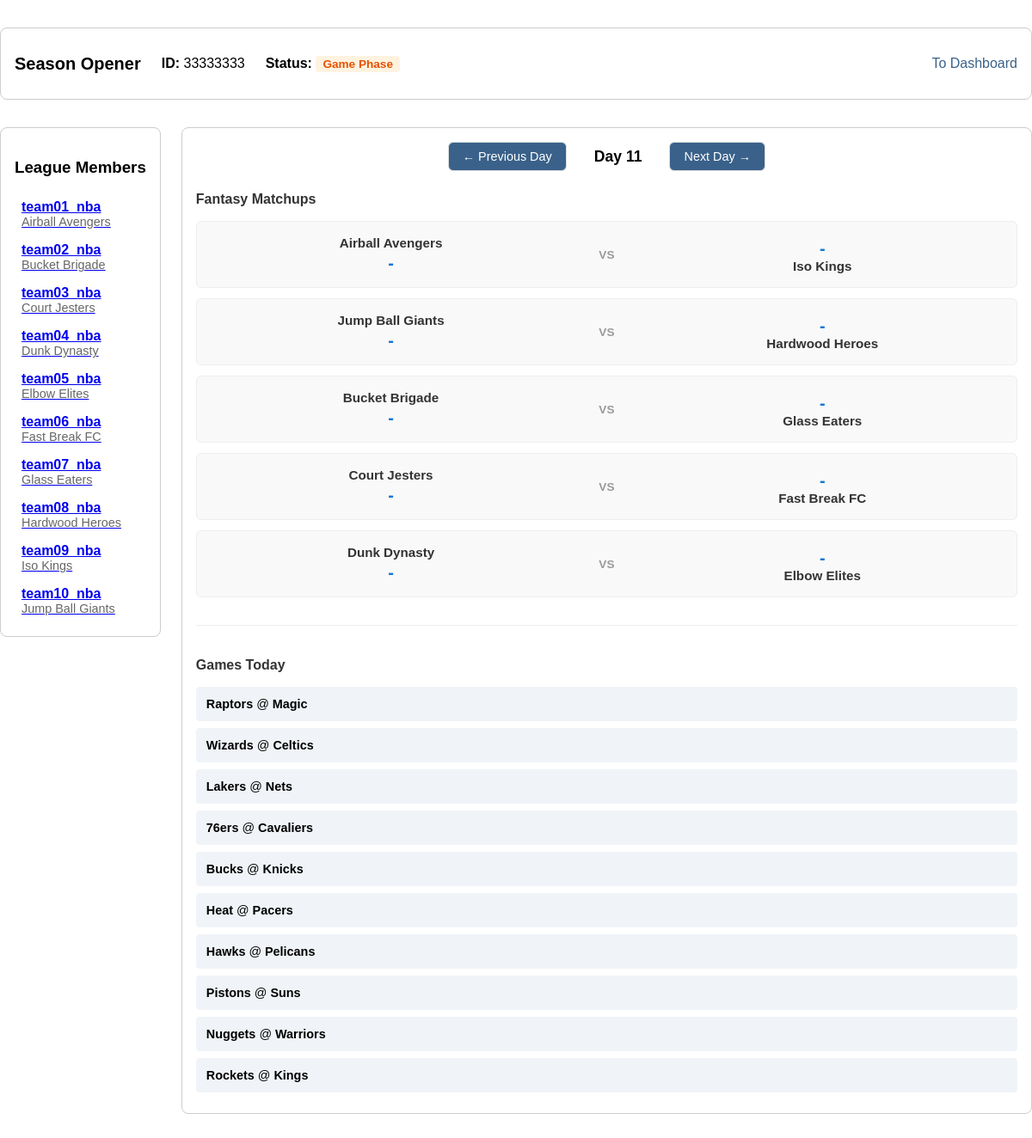
The page /league/33333333 on the database its author committed.
### tables this page shows
CREATE TABLE PlayerLeague (
    LID INTEGER PRIMARY KEY,
    draftType TEXT,
    leagueName TEXT,
    ownerAccount INTEGER,
    status TEXT DEFAULT 'initial', current_day INTEGER DEFAULT 1, -- 'initial', 'draft', 'final'
    FOREIGN KEY (ownerAccount) REFERENCES PlayerAccount(accountID)
);

CREATE TABLE PlayerTeam (
    teamID INTEGER PRIMARY KEY,
    LID INTEGER,
    accountID INTEGER,
    teamName TEXT,
    FOREIGN KEY (LID) REFERENCES PlayerLeague(LID),
    FOREIGN KEY (accountID) REFERENCES PlayerAccount(accountID)
);

CREATE TABLE PlayerAccount (
    accountID INTEGER PRIMARY KEY,
    username TEXT UNIQUE,
    email TEXT UNIQUE,
    password TEXT
);

CREATE TABLE PlayerSchedule (
    matchupID INTEGER,
    LID INTEGER,
    week INTEGER,
    T1 INTEGER,
    T2 INTEGER,
    PRIMARY KEY (LID, matchupID),
    FOREIGN KEY (LID) REFERENCES PlayerLeague(LID),
    FOREIGN KEY (T1) REFERENCES PlayerTeam(teamID),
    FOREIGN KEY (T2) REFERENCES PlayerTeam(teamID)
);

CREATE TABLE NBATeam (
    TID INTEGER PRIMARY KEY,
    city TEXT,
    teamname TEXT,
    conference TEXT
);

### app.py (the view, shortened to what this page needs)
@app.route("/league/<int:league_id>")
def league(league_id):
    conn = sqlite3.connect(DB_FILE)
    conn.row_factory = sqlite3.Row
    cursor = conn.cursor()
    cursor.execute(
        """SELECT LID as id, leagueName, status, ownerAccount, draftType, current_day
            FROM PlayerLeague
            WHERE LID = ?""",
        (league_id,)
        )
    league_data = cursor.fetchone()
    cursor.execute(
        """SELECT pt.teamID, pt.teamName as team_name, pa.username as name
            FROM PlayerTeam pt
            JOIN PlayerAccount pa on pt.accountID = pa.accountID
            WHERE pt.LID = ?""",
        (league_id,)
        )
    members = cursor.fetchall()
    current_turn_team_id = None
    if league_data and league_data['status'] == 'started':
        current_turn_team_id = get_current_draft_turn(cursor, league_id)
        if current_turn_team_id is None and league_data['status'] != 'final':
            conn.commit() # Status was updated to final inside get_current_draft_turn
    games = []
    nba_games = []
    current_day = None
    viewed_day = None
    max_day = None
    if league_data and league_data['status'] == 'game':
        current_day = league_data['current_day']
        viewed_day = request.args.get('day', current_day, type=int)
        cursor.execute(
            "SELECT MAX(week) FROM PlayerSchedule WHERE LID = ?",
            (league_id,)
        )
        result = cursor.fetchone()
        max_day = result[0] if result[0] else current_day
        viewed_day = max(1, min(viewed_day, max_day))
        cursor.execute(
            """SELECT ps.matchupID, ps.week, ps.T1, ps.T2,
                      pt1.teamName as team1_name, pt2.teamName as team2_name,
                      pg1.Score as team1_score, pg2.Score as team2_score
               FROM PlayerSchedule ps
               LEFT JOIN PlayerTeam pt1 ON ps.T1 = pt1.teamID
               LEFT JOIN PlayerTeam pt2 ON ps.T2 = pt2.teamID
               LEFT JOIN PlayerGame pg1 ON ps.LID = pg1.LID AND ps.matchupID = pg1.matchupID AND ps.T1 = pg1.teamID
               LEFT JOIN PlayerGame pg2 ON ps.LID = pg2.LID AND ps.matchupID = pg2.matchupID AND ps.T2 = pg2.teamID
               WHERE ps.LID = ? AND ps.week = ?
               ORDER BY ps.matchupID""",
            (league_id, viewed_day)
        )
        games = cursor.fetchall()
        cursor.execute("SELECT MIN(date) FROM NBASchedule")
        first_nba_date_result = cursor.fetchone()
        nba_games = []
        if first_nba_date_result and first_nba_date_result[0]:
            from datetime import datetime, timedelta
            date_str = first_nba_date_result[0].split()[0] if ' ' in first_nba_date_result[0] else first_nba_date_result[0]
            first_nba_date = datetime.strptime(date_str, '%Y-%m-%d')
            nba_date = first_nba_date + timedelta(days=viewed_day - 1)
            nba_date_str = nba_date.strftime('%Y-%m-%d')
            cursor.execute(
                """SELECT nt1.teamname as home_team, nt2.teamname as away_team
                   FROM NBASchedule ns
                   LEFT JOIN NBATeam nt1 ON ns.home = nt1.TID
                   LEFT JOIN NBATeam nt2 ON ns.away = nt2.TID
                   WHERE date(ns.date) = ?
                   ORDER BY ns.GID""",
                (nba_date_str,)
            )
            nba_games = cursor.fetchall()
    search = request.args.get('search', '')
    positions = request.args.getlist('position')
    query = "SELECT * FROM NBAPlayer WHERE playerName Like ?"
    search_parameter = '%' + search + '%'
    params = [search_parameter]
    query += "ORDER BY prevPlayerScore DESC"
    cursor.execute(query, params)
    player_list = cursor.fetchall()[:10]
    conn.close()
    if league_data is None:
        return redirect(url_for('dashboard'))
    return render_template("league.html", league=league_data, members=members,
                           player_list=player_list, current_turn=current_turn_team_id, games=games,
                           current_day=current_day, viewed_day=viewed_day, max_day=max_day, nba_games=nba_games)

### templates/league.html (shortened to what this page needs)
<!DOCTYPE html>
<html lang="en">
<head>
    <link rel="stylesheet" href="{{ url_for('static', filename='style.css') }}">
</head>
<body>
    <div class="league-container">
        <div class="league-header">
            <div class="league-info-group">
                <h1>{{ league.leagueName }}</h1>
                <p class="league-id"><strong>ID:</strong> {{ league.id }}</p>
                <div class="status">
                    <strong>Status:</strong>
                    {% if league.status == 'initial' %}
                        <span class="status-badge status-initial">Initial</span>
                    {% elif league.status == 'started' %}
                        <span class="status-badge status-draft">In Draft</span>
                    {% else %}
                        <span class="status-badge status-game">Game Phase</span>
                    {% endif %}
                </div>
            </div>
            <div class="header-things">
                <a href="{{ url_for('dashboard') }}" class="dashboard-link">To Dashboard</a>
            </div>
        </div>
        <div class="league-main-content">
            <div class="members-bar">
                <h3>League Members</h3>
                <div class="member-list">
                    {% for member in members %}
                        <a  href = {{url_for('view_team', league_id=league.id, team_id=member.teamID)}}>
                        <div class="member-item {% if current_turn and member.teamID == current_turn %}current-turn{% endif %}">
                            <span><strong>{{ member.name }}</strong></span>
                            <span class="member-team">{{ member.team_name }}</span>
                        </div>
                        </a>
                    {% endfor %}
                </div>
            </div>
            {% if league.status == 'game' %}
                <div class="games-section">
                    <div class="games-header">
                        <div class="day-navigation">
                            {% if viewed_day > 1 %}
                                <a href="{{ url_for('league', league_id=league.id, day=viewed_day-1) }}" class="nav-btn prev-btn">← Previous Day</a>
                            {% else %}
                                <button class="nav-btn prev-btn" disabled>← Previous Day</button>
                            {% endif %}
                            <h3>Day {{ viewed_day }}</h3>
                            {% if viewed_day < max_day %}
                                <a href="{{ url_for('league', league_id=league.id, day=viewed_day+1) }}" class="nav-btn next-btn">Next Day →</a>
                            {% else %}
                                <button class="nav-btn next-btn" disabled>Next Day →</button>
                            {% endif %}
                        </div>
                    </div>
                    {% if games %}
                        <div class="games-list">
                            <h4 style="margin-bottom: 1rem; color: #333;">Fantasy Matchups</h4>
                            {% for game in games %}
                                <div class="game-matchup">
                                    <div class="team1">
                                        <span class="team-name">{{ game.team1_name }}</span>
                                        <span class="team-score">{{ game.team1_score or '-' }}</span>
                                    </div>
                                    <div class="vs">VS</div>
                                    <div class="team2">
                                        <span class="team-score">{{ game.team2_score or '-' }}</span>
                                        <span class="team-name">{{ game.team2_name }}</span>
                                    </div>
                                </div>
                            {% endfor %}
                        </div>
                    {% else %}
                        <p style="text-align: center; color: #999; padding: 2rem;">No games scheduled for this day.</p>
                    {% endif %}
                    {% if nba_games %}
                        <div style="margin-top: 2rem; padding-top: 1rem; border-top: 1px solid #eee;">
                            <h4 style="margin-bottom: 1rem; color: #333;">Games Today</h4>
                            <div class="nba-games-list">
                                {% for nba_game in nba_games %}
                                    <div style="background: #f0f4f8; padding: 0.75rem; border-radius: 4px; margin-bottom: 0.5rem; font-size: 0.9rem;">
                                        <strong>{{ nba_game.away_team }}</strong> @ <strong>{{ nba_game.home_team }}</strong>
                                    </div>
                                {% endfor %}
                            </div>
                        </div>
                    {% endif %}
                </div>
            {% endif %}
        </div>
    </div>
</body>
</html>

### static/style.css (style rules this page uses)
body { font-family: sans-serif; display: flex; align-items: center; justify-content: center; min-height: 100vh; margin: 0; }
.league-container { padding-top: 2rem; padding-bottom: 2rem; width: 100%; max-width: 1200px; margin: 0 auto; }
.league-header { display: flex; justify-content: space-between; align-items: center; background: white; padding: 1rem; border-radius: 8px; margin-bottom: 2rem; border: 1px solid #ccc; }
.league-header h1 { margin: 0; font-size: 1.25rem; }
.league-info-group { display: flex; gap: 1.5rem; align-items: center; }
.league-main-content { display: flex; gap: 1.5rem; align-items: flex-start; }
.members-bar, .player-search-section { background: white; padding: 1rem; border-radius: 8px; border: 1px solid #ccc; }
.status-badge { padding: 2px 8px; border-radius: 4px; font-size: 0.85rem; font-weight: bold; }
.status-game { background-color: #fff3e0; color: #e65100; }
.dashboard-link { color: #3a618a; text-decoration: none; margin-left: 1rem; }
.member-list { margin-top: 1rem; }
.member-item { padding: 0.5rem; display: flex; flex-direction: column; }
.member-team { color: #666; font-size: 0.9rem; }
.games-section { flex: 1; width: 100%; box-sizing: border-box; background: white; padding: 1rem; border-radius: 8px; border: 1px solid #ccc; }
.games-section h3 { margin-top: 0; }
.game-matchup { display: flex; align-items: center; justify-content: space-between; background: #f9f9f9; padding: 1rem; border-radius: 6px; margin-bottom: 0.75rem; border: 1px solid #eee; }
.team1, .team2 { display: flex; flex-direction: column; align-items: center; flex: 1; }
.team1 { text-align: right; padding-right: 1rem; }
.team2 { text-align: left; padding-left: 1rem; }
.team-name { font-weight: bold; font-size: 0.95rem; color: #333; }
.team-score { font-size: 1.25rem; font-weight: bold; color: #1976d2; margin-top: 0.25rem; }
.vs { margin: 0 1rem; color: #999; font-weight: bold; font-size: 0.85rem; }
.games-header { display: flex; justify-content: space-between; align-items: center; margin-bottom: 1.5rem; flex-wrap: wrap; gap: 1rem; }
.day-navigation { display: flex; gap: 1rem; align-items: center; justify-content: center; flex: 1; min-width: 300px; }
.day-navigation h3 { margin: 0; padding: 0 1rem; font-size: 1.1rem; white-space: nowrap; }
.nav-btn { padding: 0.5rem 1rem; border-radius: 6px; border: 1px solid #ddd; background-color: #3a618a; color: white; text-decoration: none; cursor: pointer; font-size: 0.9rem; font-weight: 500; transition: background-color 0.2s, opacity 0.2s; display: inline-block; width: auto; }

### rows shown on the page
PlayerLeague: leagueName "Season Opener", id "33333333"
PlayerTeam: name "team01_nba", team_name "Airball Avengers"
PlayerTeam: name "team02_nba", team_name "Bucket Brigade"
PlayerTeam: name "team03_nba", team_name "Court Jesters"
PlayerTeam: name "team04_nba", team_name "Dunk Dynasty"
PlayerTeam: name "team05_nba", team_name "Elbow Elites"
PlayerTeam: name "team06_nba", team_name "Fast Break FC"
PlayerTeam: name "team07_nba", team_name "Glass Eaters"
PlayerTeam: name "team08_nba", team_name "Hardwood Heroes"
PlayerTeam: name "team09_nba", team_name "Iso Kings"
PlayerTeam: name "team10_nba", team_name "Jump Ball Giants"
PlayerSchedule: team1_name "Airball Avengers", team1_score "-", team2_score "-", team2_name "Iso Kings"
PlayerSchedule: team1_name "Jump Ball Giants", team1_score "-", team2_score "-", team2_name "Hardwood Heroes"
PlayerSchedule: team1_name "Bucket Brigade", team1_score "-", team2_score "-", team2_name "Glass Eaters"
PlayerSchedule: team1_name "Court Jesters", team1_score "-", team2_score "-", team2_name "Fast Break FC"
PlayerSchedule: team1_name "Dunk Dynasty", team1_score "-", team2_score "-", team2_name "Elbow Elites"
NBATeam: away_team "Raptors", home_team "Magic"
NBATeam: away_team "Wizards", home_team "Celtics"
NBATeam: away_team "Lakers", home_team "Nets"
NBATeam: away_team "76ers", home_team "Cavaliers"
NBATeam: away_team "Bucks", home_team "Knicks"
NBATeam: away_team "Heat", home_team "Pacers"
NBATeam: away_team "Hawks", home_team "Pelicans"
NBATeam: away_team "Pistons", home_team "Suns"
NBATeam: away_team "Nuggets", home_team "Warriors"
NBATeam: away_team "Rockets", home_team "Kings"

### other values the page prints
{{ viewed_day }} "11"
